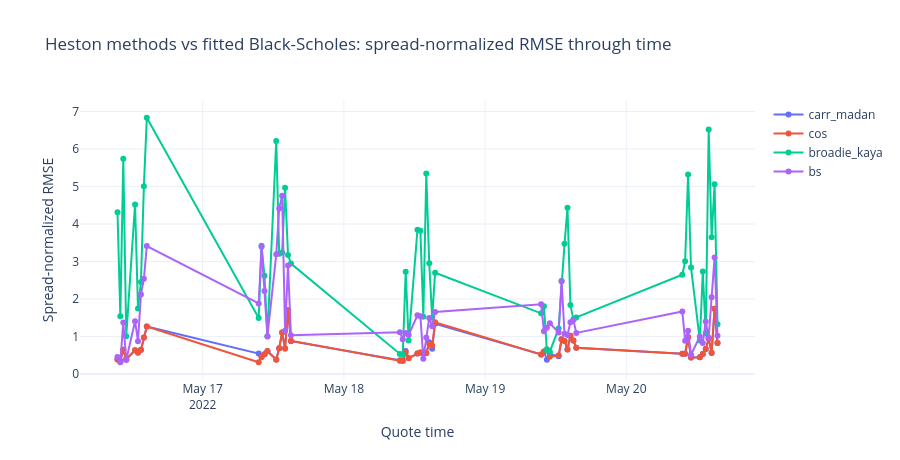
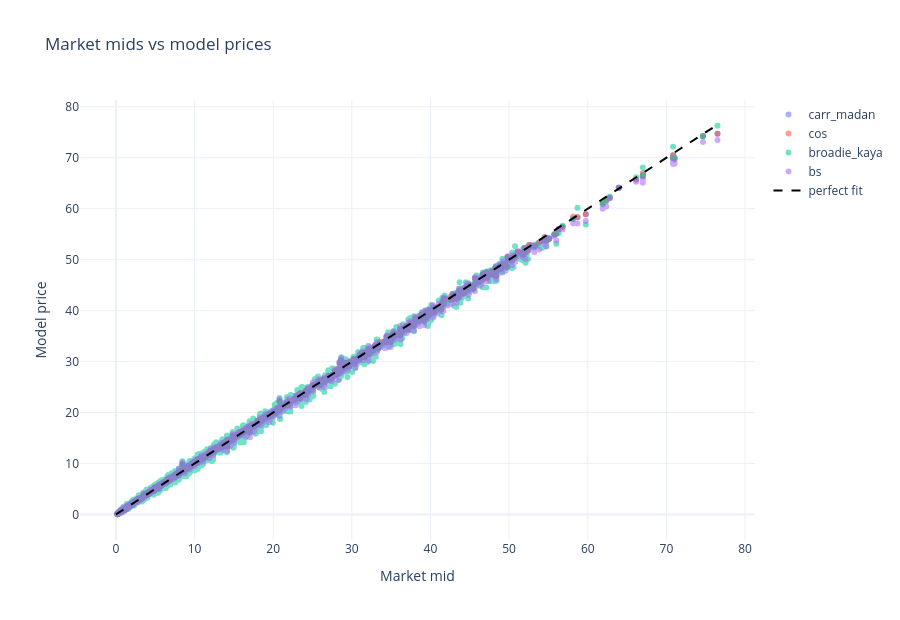

Notebook source saved alongside these figures, in order:
### Markdown cell above
# Black-Scholes Comparison and Greeks

This section compares the fitted Heston-style methods against a Black-Scholes benchmark and computes Greek surfaces from Black-Scholes implied volatility.

## Black-Scholes Model

For each option row:

- $S$: underlying spot.
- $K$: strike.
- $\tau$: time to expiry in years.
- $r$: risk-free rate.
- $\sigma$: Black-Scholes volatility.
- $\Phi(\cdot)$: standard normal CDF.
- $\phi(\cdot)$: standard normal PDF.

Define

$$d_1=\frac{\log(S/K)+(r+\frac{1}{2}\sigma^2)\tau}{\sigma\sqrt{\tau}}$$

$$d_2=d_1-\sigma\sqrt{\tau}$$

Call price:

$$C^{BS}=S\Phi(d_1)-Ke^{-r\tau}\Phi(d_2)$$

Put price:

$$P^{BS}=Ke^{-r\tau}\Phi(-d_2)-S\Phi(-d_1)$$

The benchmark fits one Black-Scholes volatility per quote-time cross-section using the same time-value / bid-ask-band robust objective as the Heston methods. This makes the comparison fair: all models are judged on the same transformed 0DTE target.

## Implied Volatility

Market implied volatility $\sigma_{\mathrm{IV}}$ solves

$$C^{BS}(S,K,\tau,r,\sigma_{\mathrm{IV}})=M$$

where $M$ is the observed market mid. Numerical root finding is used, and invalid or arbitrage-violating rows return missing values.

## Greeks

The notebook computes Greeks by finite differences of the Black-Scholes price function, using market implied volatility per row when available and falling back to the fitted cross-section Black-Scholes volatility.

First-order Greeks:

$$\Delta=\frac{\partial V}{\partial S}$$

$$\nu=\frac{\partial V}{\partial \sigma}$$

$$\Theta=\frac{\partial V}{\partial t}=-\frac{\partial V}{\partial \tau}$$

$$\rho_r=\frac{\partial V}{\partial r}$$

Second-order and higher-order Greeks:

$$\Gamma=\frac{\partial^2V}{\partial S^2}$$

$$\mathrm{Vanna}=\frac{\partial^2V}{\partial S\,\partial\sigma}$$

$$\mathrm{Vomma}=\frac{\partial^2V}{\partial\sigma^2}$$

$$\mathrm{Speed}=\frac{\partial^3V}{\partial S^3}$$

$$\mathrm{Charm}=\frac{\partial\Delta}{\partial t}$$

$$\mathrm{Colour}=\frac{\partial\Gamma}{\partial t}$$

$$\mathrm{Zomma}=\frac{\partial\Gamma}{\partial\sigma}$$

$$\mathrm{Ultima}=\frac{\partial^3V}{\partial\sigma^3}$$

## Greek 3D Fields

The Greek plots are 3D fields:

- x-axis: strike $K$,
- y-axis: quote time,
- z-axis: Greek value.

The dropdown switches between delta, gamma, vega, theta, rho-rate, vanna, vomma, speed, charm, colour, zomma, and ultima.

The same high-contrast side sheets are shown:

- blue/cyan: synthetic put side, $K<S_t$,
- red/yellow: call side, $K>S_t$,
- black: underlying / ATM divider, $K=S_t$.

### Code cell
# Cell 6: compare independently fitted Heston methods against fitted Black-Scholes.
if "combined_fit" not in globals():
    raise RuntimeError("Run the plotting/combination cell first so combined_fit exists.")

bs_rows = []
for section in cross_sections:
    g = section["data"].sort_values("strike")
    S0 = section["spot"]
    tau = section["tau_years"]
    K = g["strike"].to_numpy(dtype=float)
    market = g["mid"].to_numpy(dtype=float)
    bid = g["bid"].to_numpy(dtype=float)
    ask = g["ask"].to_numpy(dtype=float)
    market_component = calibration_price_component(market, S0, K, tau, RISK_FREE_RATE)
    bid_component = calibration_price_component(bid, S0, K, tau, RISK_FREE_RATE)
    ask_component = calibration_price_component(ask, S0, K, tau, RISK_FREE_RATE)
    scale = quote_error_scale(market, bid, ask, reference=market_component)

    def bs_objective(sig):
        model = bs_call_price(S0, K, tau, sig, RISK_FREE_RATE)
        model_component = calibration_price_component(model, S0, K, tau, RISK_FREE_RATE)
        if CALIBRATION_LOSS_MODE == "bid_ask_band":
            z = bid_ask_band_residual(model_component, bid_component, ask_component, scale)
        else:
            z = (model_component - market_component) / scale
        return float(np.mean(huber_loss(z)))

    res = minimize_scalar(bs_objective, bounds=(1e-5, 8.0), method="bounded", options={"xatol": 1e-6})
    sigma_bs = float(res.x)
    prices = bs_call_price(S0, K, tau, sigma_bs, RISK_FREE_RATE)
    ivs = implied_vol_vector(prices, S0, K, tau, RISK_FREE_RATE, clip_to_bounds=True)

    intrinsic = intrinsic_call_value(S0, K, tau, RISK_FREE_RATE)
    bs_component = calibration_price_component(prices, S0, K, tau, RISK_FREE_RATE)
    for strike, bid_i, ask_i, mid, price, iv, scl, intr, mtv, btv in zip(K, bid, ask, market, prices, ivs, scale, intrinsic, market_component, bs_component):
        bs_rows.append({
            "quote_datetime": section["quote_datetime"],
            "strike": float(strike),
            "bs_sigma_fit": sigma_bs,
            "bs_price": float(price),
            "bs_iv": float(iv) if np.isfinite(iv) else np.nan,
            "bs_time_value": float(btv),
            "bs_time_value_err": float(btv - mtv),
            "bs_err": float(price - mid),
            "bs_abs_err": float(abs(price - mid)),
            "bs_rel_err": float((price - mid) / max(QUOTE_ERROR_FLOOR, mid)),
            "bs_spread_norm_err": float((btv - mtv) / scl),
            "bs_within_bid_ask": bool((price >= bid_i) and (price <= ask_i)),
        })

bs_fit = pd.DataFrame(bs_rows)
comparison_df = combined_fit.merge(bs_fit, on=["quote_datetime", "strike"], how="left")

comparison_summary = []
for method in METHODS + ["bs"]:
    price_col = "bs_price" if method == "bs" else f"{method}_price"
    spread_col = "bs_spread_norm_err" if method == "bs" else f"{method}_spread_norm_err"
    inside_col = "bs_within_bid_ask" if method == "bs" else f"{method}_within_bid_ask"
    err = comparison_df[price_col] - comparison_df["mid"]
    if method == "bs":
        tw_err, tw_valid = total_variance_errors(comparison_df["bs_iv"], comparison_df["market_iv"], comparison_df["tau_years"])
    else:
        tw_err = comparison_df[f"{method}_total_variance_err"]
        tw_valid = comparison_df[f"{method}_total_variance_valid"]
    comparison_summary.append({
        "method": method,
        "RMSE_to_mid": float(np.sqrt(np.mean(err ** 2))),
        "MAE_to_mid": float(np.mean(np.abs(err))),
        "spread_normalized_RMSE": float(np.sqrt(np.mean(comparison_df[spread_col] ** 2))),
        "mean_abs_spread_normalized_error": float(np.mean(np.abs(comparison_df[spread_col]))),
        "within_bid_ask_rate": float(np.mean(comparison_df[inside_col])),
        "total_variance_RMSE": float(np.sqrt(np.mean(np.asarray(tw_err)[np.asarray(tw_valid, dtype=bool)] ** 2))) if np.any(tw_valid) else np.nan,
    })
comparison_summary = pd.DataFrame(comparison_summary).sort_values("spread_normalized_RMSE")
display(comparison_summary)

fig = go.Figure()
for method in METHODS + ["bs"]:
    spread_col = "bs_spread_norm_err" if method == "bs" else f"{method}_spread_norm_err"
    by_time = comparison_df.groupby("quote_datetime")[spread_col].apply(lambda x: np.sqrt(np.mean(x ** 2))).reset_index(name="rmse")
    fig.add_trace(go.Scatter(x=by_time["quote_datetime"], y=by_time["rmse"], mode="lines+markers", name=method))
fig.update_layout(title="Heston methods vs fitted Black-Scholes: spread-normalized RMSE through time", xaxis_title="Quote time", yaxis_title="Spread-normalized RMSE", template="plotly_white", height=460)
fig.show()

fig = go.Figure()
for method in METHODS + ["bs"]:
    price_col = "bs_price" if method == "bs" else f"{method}_price"
    fig.add_trace(go.Scatter(x=comparison_df["mid"], y=comparison_df[price_col], mode="markers", name=method, opacity=0.55))
max_px = float(np.nanmax([comparison_df["mid"].max(), comparison_df[[f"{m}_price" for m in METHODS] + ["bs_price"]].max().max()]))
fig.add_trace(go.Scatter(x=[0, max_px], y=[0, max_px], mode="lines", name="perfect fit", line=dict(color="black", dash="dash")))
fig.update_layout(title="Market mids vs model prices", xaxis_title="Market mid", yaxis_title="Model price", template="plotly_white", height=620)
fig.show()

### Figure 1 — Plotly figure (JSON) as saved in the notebook; plotly's stock layout.template omitted (floating-point values rounded to 4 significant figures)
{"data": [{"mode": "lines+markers", "name": "carr_madan", "type": "scatter", "x": ["2022-05-16T09:31:00-04:00", "2022-05-16T10:00:00-04:00", "2022-05-16T10:30:00-04:00", "2022-05-16T11:00:00-04:00", "2022-05-16T12:30:00-04:00", "2022-05-16T13:00:00-04:00", "2022-05-16T13:30:00-04:00", "2022-05-16T14:00:00-04:00", "2022-05-16T14:30:00-04:00", "2022-05-17T09:31:00-04:00", "2022-05-17T10:00:00-04:00", "2022-05-17T10:30:00-04:00", "2022-05-17T11:00:00-04:00", "2022-05-17T12:30:00-04:00", "2022-05-17T13:00:00-04:00", "2022-05-17T13:30:00-04:00", "2022-05-17T14:00:00-04:00", "2022-05-17T14:30:00-04:00", "2022-05-17T15:00:00-04:00", "2022-05-18T09:31:00-04:00", "2022-05-18T10:00:00-04:00", "2022-05-18T10:30:00-04:00", "2022-05-18T11:00:00-04:00", "2022-05-18T12:30:00-04:00", "2022-05-18T13:00:00-04:00", "2022-05-18T13:30:00-04:00", "2022-05-18T14:00:00-04:00", "2022-05-18T14:30:00-04:00", "2022-05-18T15:00:00-04:00", "2022-05-18T15:30:00-04:00", "2022-05-19T09:31:00-04:00", "2022-05-19T10:00:00-04:00", "2022-05-19T10:30:00-04:00", "2022-05-19T11:00:00-04:00", "2022-05-19T12:30:00-04:00", "2022-05-19T13:00:00-04:00", "2022-05-19T13:30:00-04:00", "2022-05-19T14:00:00-04:00", "2022-05-19T14:30:00-04:00", "2022-05-19T15:00:00-04:00", "2022-05-19T15:30:00-04:00", "2022-05-20T09:31:00-04:00", "2022-05-20T10:00:00-04:00", "2022-05-20T10:30:00-04:00", "2022-05-20T11:00:00-04:00", "2022-05-20T12:30:00-04:00", "2022-05-20T13:00:00-04:00", "2022-05-20T13:30:00-04:00", "2022-05-20T14:00:00-04:00", "2022-05-20T14:30:00-04:00", "2022-05-20T15:00:00-04:00", "2022-05-20T15:30:00-04:00"], "y": [0.3859, 0.3457, 0.6506, 0.3958, 0.6347, 0.578, 0.6456, 0.9765, 1.268, 0.546, 0.4533, 0.5255, 0.6109, 0.3918, 0.6874, 1.11, 0.6817, 1.704, 0.8776, 0.3686, 0.3641, 0.6178, 0.4276, 0.5459, 0.5749, 0.5579, 0.5547, 0.848, 0.6744, 1.339, 0.5251, 0.603, 0.3805, 0.5293, 0.4762, 0.9275, 0.8847, 0.6552, 1.021, 0.8941, 0.7012, 0.5446, 0.5417, 0.9796, 0.4419, 0.4464, 0.5364, 0.671, 0.9484, 0.5638, 1.743, 0.8262]}, {"mode": "lines+markers", "name": "cos", "type": "scatter", "x": ["2022-05-16T09:31:00-04:00", "2022-05-16T10:00:00-04:00", "2022-05-16T10:30:00-04:00", "2022-05-16T11:00:00-04:00", "2022-05-16T12:30:00-04:00", "2022-05-16T13:00:00-04:00", "2022-05-16T13:30:00-04:00", "2022-05-16T14:00:00-04:00", "2022-05-16T14:30:00-04:00", "2022-05-17T09:31:00-04:00", "2022-05-17T10:00:00-04:00", "2022-05-17T10:30:00-04:00", "2022-05-17T11:00:00-04:00", "2022-05-17T12:30:00-04:00", "2022-05-17T13:00:00-04:00", "2022-05-17T13:30:00-04:00", "2022-05-17T14:00:00-04:00", "2022-05-17T14:30:00-04:00", "2022-05-17T15:00:00-04:00", "2022-05-18T09:31:00-04:00", "2022-05-18T10:00:00-04:00", "2022-05-18T10:30:00-04:00", "2022-05-18T11:00:00-04:00", "2022-05-18T12:30:00-04:00", "2022-05-18T13:00:00-04:00", "2022-05-18T13:30:00-04:00", "2022-05-18T14:00:00-04:00", "2022-05-18T14:30:00-04:00", "2022-05-18T15:00:00-04:00", "2022-05-18T15:30:00-04:00", "2022-05-19T09:31:00-04:00", "2022-05-19T10:00:00-04:00", "2022-05-19T10:30:00-04:00", "2022-05-19T11:00:00-04:00", "2022-05-19T12:30:00-04:00", "2022-05-19T13:00:00-04:00", "2022-05-19T13:30:00-04:00", "2022-05-19T14:00:00-04:00", "2022-05-19T14:30:00-04:00", "2022-05-19T15:00:00-04:00", "2022-05-19T15:30:00-04:00", "2022-05-20T09:31:00-04:00", "2022-05-20T10:00:00-04:00", "2022-05-20T10:30:00-04:00", "2022-05-20T11:00:00-04:00", "2022-05-20T12:30:00-04:00", "2022-05-20T13:00:00-04:00", "2022-05-20T13:30:00-04:00", "2022-05-20T14:00:00-04:00", "2022-05-20T14:30:00-04:00", "2022-05-20T15:00:00-04:00", "2022-05-20T15:30:00-04:00"], "y": [0.3859, 0.3464, 0.6507, 0.3955, 0.6346, 0.569, 0.6451, 0.9769, 1.267, 0.3156, 0.4561, 0.5258, 0.6162, 0.3822, 0.6878, 1.111, 0.682, 1.705, 0.8893, 0.3529, 0.3481, 0.566, 0.42, 0.5454, 0.5747, 0.5671, 0.56, 0.8057, 0.7633, 1.38, 0.5249, 0.603, 0.6623, 0.4603, 0.4993, 0.928, 0.885, 0.6554, 1.021, 0.8944, 0.6998, 0.5445, 0.5432, 0.9805, 0.4421, 0.4461, 0.5366, 0.6711, 0.9485, 0.5695, 1.744, 0.8272]}, {"mode": "lines+markers", "name": "broadie_kaya", "type": "scatter", "x": ["2022-05-16T09:31:00-04:00", "2022-05-16T10:00:00-04:00", "2022-05-16T10:30:00-04:00", "2022-05-16T11:00:00-04:00", "2022-05-16T12:30:00-04:00", "2022-05-16T13:00:00-04:00", "2022-05-16T13:30:00-04:00", "2022-05-16T14:00:00-04:00", "2022-05-16T14:30:00-04:00", "2022-05-17T09:31:00-04:00", "2022-05-17T10:00:00-04:00", "2022-05-17T10:30:00-04:00", "2022-05-17T11:00:00-04:00", "2022-05-17T12:30:00-04:00", "2022-05-17T13:00:00-04:00", "2022-05-17T13:30:00-04:00", "2022-05-17T14:00:00-04:00", "2022-05-17T14:30:00-04:00", "2022-05-17T15:00:00-04:00", "2022-05-18T09:31:00-04:00", "2022-05-18T10:00:00-04:00", "2022-05-18T10:30:00-04:00", "2022-05-18T11:00:00-04:00", "2022-05-18T12:30:00-04:00", "2022-05-18T13:00:00-04:00", "2022-05-18T13:30:00-04:00", "2022-05-18T14:00:00-04:00", "2022-05-18T14:30:00-04:00", "2022-05-18T15:00:00-04:00", "2022-05-18T15:30:00-04:00", "2022-05-19T09:31:00-04:00", "2022-05-19T10:00:00-04:00", "2022-05-19T10:30:00-04:00", "2022-05-19T11:00:00-04:00", "2022-05-19T12:30:00-04:00", "2022-05-19T13:00:00-04:00", "2022-05-19T13:30:00-04:00", "2022-05-19T14:00:00-04:00", "2022-05-19T14:30:00-04:00", "2022-05-19T15:00:00-04:00", "2022-05-19T15:30:00-04:00", "2022-05-20T09:31:00-04:00", "2022-05-20T10:00:00-04:00", "2022-05-20T10:30:00-04:00", "2022-05-20T11:00:00-04:00", "2022-05-20T12:30:00-04:00", "2022-05-20T13:00:00-04:00", "2022-05-20T13:30:00-04:00", "2022-05-20T14:00:00-04:00", "2022-05-20T14:30:00-04:00", "2022-05-20T15:00:00-04:00", "2022-05-20T15:30:00-04:00"], "y": [4.314, 1.545, 5.739, 1.01, 4.524, 1.746, 2.454, 5.007, 6.835, 1.495, 3.424, 2.623, 1.011, 6.217, 3.205, 3.244, 4.967, 3.178, 2.946, 0.5377, 0.5147, 2.727, 0.8939, 3.846, 3.822, 1.531, 5.347, 2.952, 1.5, 2.703, 1.62, 1.807, 0.6336, 0.5961, 1.217, 2.481, 3.472, 4.436, 1.843, 1.458, 1.512, 2.648, 3.006, 5.32, 2.839, 0.8932, 2.734, 1.08, 6.522, 3.651, 5.062, 1.327]}, {"mode": "lines+markers", "name": "bs", "type": "scatter", "x": ["2022-05-16T09:31:00-04:00", "2022-05-16T10:00:00-04:00", "2022-05-16T10:30:00-04:00", "2022-05-16T11:00:00-04:00", "2022-05-16T12:30:00-04:00", "2022-05-16T13:00:00-04:00", "2022-05-16T13:30:00-04:00", "2022-05-16T14:00:00-04:00", "2022-05-16T14:30:00-04:00", "2022-05-17T09:31:00-04:00", "2022-05-17T10:00:00-04:00", "2022-05-17T10:30:00-04:00", "2022-05-17T11:00:00-04:00", "2022-05-17T12:30:00-04:00", "2022-05-17T13:00:00-04:00", "2022-05-17T13:30:00-04:00", "2022-05-17T14:00:00-04:00", "2022-05-17T14:30:00-04:00", "2022-05-17T15:00:00-04:00", "2022-05-18T09:31:00-04:00", "2022-05-18T10:00:00-04:00", "2022-05-18T10:30:00-04:00", "2022-05-18T11:00:00-04:00", "2022-05-18T12:30:00-04:00", "2022-05-18T13:00:00-04:00", "2022-05-18T13:30:00-04:00", "2022-05-18T14:00:00-04:00", "2022-05-18T14:30:00-04:00", "2022-05-18T15:00:00-04:00", "2022-05-18T15:30:00-04:00", "2022-05-19T09:31:00-04:00", "2022-05-19T10:00:00-04:00", "2022-05-19T10:30:00-04:00", "2022-05-19T11:00:00-04:00", "2022-05-19T12:30:00-04:00", "2022-05-19T13:00:00-04:00", "2022-05-19T13:30:00-04:00", "2022-05-19T14:00:00-04:00", "2022-05-19T14:30:00-04:00", "2022-05-19T15:00:00-04:00", "2022-05-19T15:30:00-04:00", "2022-05-20T09:31:00-04:00", "2022-05-20T10:00:00-04:00", "2022-05-20T10:30:00-04:00", "2022-05-20T11:00:00-04:00", "2022-05-20T12:30:00-04:00", "2022-05-20T13:00:00-04:00", "2022-05-20T13:30:00-04:00", "2022-05-20T14:00:00-04:00", "2022-05-20T14:30:00-04:00", "2022-05-20T15:00:00-04:00", "2022-05-20T15:30:00-04:00"], "y": [0.4571, 0.3152, 1.378, 0.3747, 1.41, 0.878, 2.125, 2.54, 3.415, 1.882, 3.396, 2.213, 1.002, 3.194, 4.418, 4.758, 1.153, 2.895, 1.036, 1.117, 0.9254, 1.096, 1.042, 1.569, 1.544, 0.4116, 0.9729, 1.497, 1.278, 1.656, 1.86, 1.145, 1.235, 1.355, 1.11, 2.475, 1.073, 1.04, 1.382, 1.441, 1.096, 1.669, 0.8865, 1.158, 0.5142, 1.004, 0.8272, 1.401, 0.9692, 2.052, 3.109, 1.023]}], "layout": {"height": 460, "title": {"text": "Heston methods vs fitted Black-Scholes: spread-normalized RMSE through time"}, "xaxis": {"title": {"text": "Quote time"}}, "yaxis": {"title": {"text": "Spread-normalized RMSE"}}}}

### Figure 2 — Plotly figure (JSON) as saved in the notebook; plotly's stock layout.template omitted (floating-point values rounded to 4 significant figures; data arrays with more than 128 entries replaced by an {"elided": "..."} marker saying what was removed)
{"data": [{"mode": "markers", "name": "carr_madan", "opacity": 0.55, "type": "scatter", "x": {"elided": "1040 float values"}, "y": {"elided": "1040 float values"}}, {"mode": "markers", "name": "cos", "opacity": 0.55, "type": "scatter", "x": {"elided": "1040 float values"}, "y": {"elided": "1040 float values"}}, {"mode": "markers", "name": "broadie_kaya", "opacity": 0.55, "type": "scatter", "x": {"elided": "1040 float values"}, "y": {"elided": "1040 float values"}}, {"mode": "markers", "name": "bs", "opacity": 0.55, "type": "scatter", "x": {"elided": "1040 float values"}, "y": {"elided": "1040 float values"}}, {"line": {"color": "black", "dash": "dash"}, "mode": "lines", "name": "perfect fit", "type": "scatter", "x": [0, 76.5], "y": [0, 76.5]}], "layout": {"height": 620, "title": {"text": "Market mids vs model prices"}, "xaxis": {"title": {"text": "Market mid"}}, "yaxis": {"title": {"text": "Model price"}}}}
